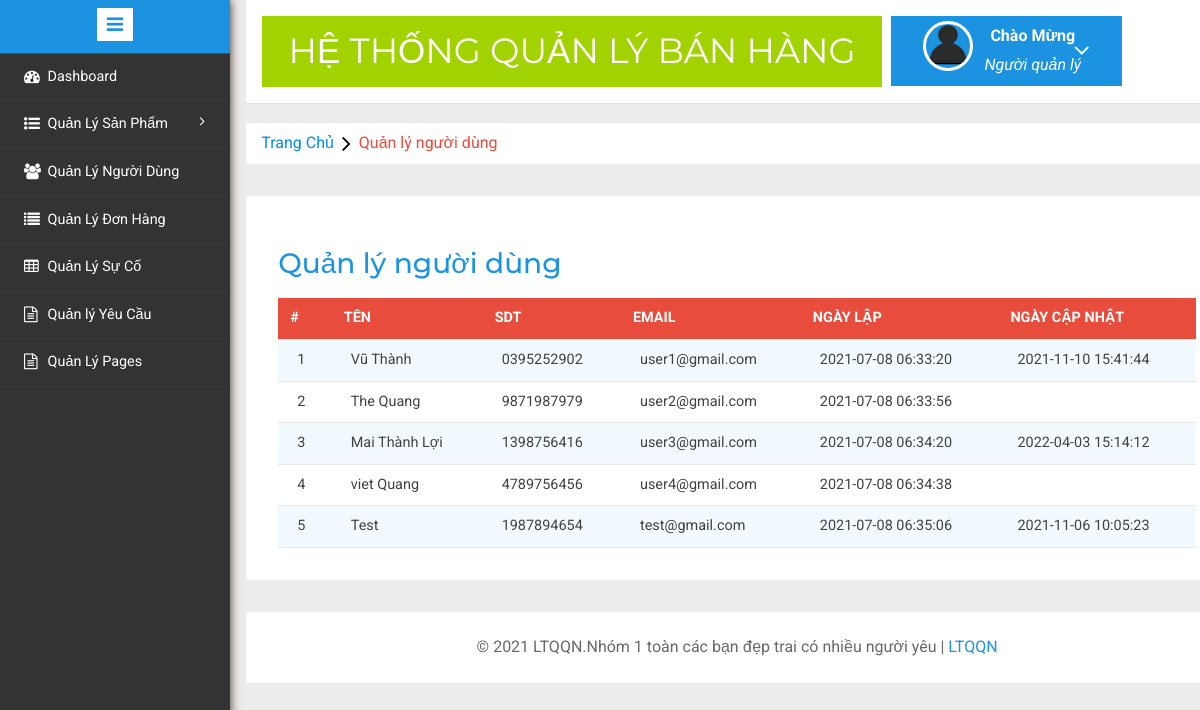
Screenshot of /admin/views/manage-users.php (signed in) with the database file from the repository.
### tables this page shows
CREATE TABLE `tblusers` (
  `id` int(11) NOT NULL,
  `FullName` varchar(100) DEFAULT NULL,
  `MobileNumber` char(10) DEFAULT NULL,
  `EmailId` varchar(70) DEFAULT NULL,
  `Password` varchar(100) DEFAULT NULL,
  `RegDate` timestamp NULL DEFAULT current_timestamp(),
  `UpdationDate` timestamp NULL DEFAULT NULL ON UPDATE current_timestamp()
);

### admin/controllers/ShowUser.php (the view)
<?php
include('../includes/config.php');
$sql = "SELECT * from tblusers";
$query = $dbh->prepare($sql);
$query->execute();
$results = $query->fetchAll(PDO::FETCH_OBJ);
$cnt = 1;
if ($query->rowCount() > 0) {
    foreach ($results as $result) {                ?>
        <tr>
            <td><?php echo htmlentities($cnt); ?></td>
            <td><?php echo htmlentities($result->FullName); ?></td>
            <td><?php echo htmlentities($result->MobileNumber); ?></td>
            <td><?php echo htmlentities($result->EmailId); ?></td>
            <td><?php echo htmlentities($result->RegDate); ?></td>
            <td><?php echo htmlentities($result->UpdationDate); ?></td>
        </tr>
<?php $cnt = $cnt + 1;
    }
} ?>

### admin/css/table-style.css (style rules this page uses)
table tr, table th, table td { border: none; border-bottom: 1px solid #e8e8e8; font-size: .95em; }
table th, table td { padding: 10px 12px; text-align: left; }
table tr td { background: #f3faff; color: #424242; }
table tr:nth-of-type(2n+2) td { background: #ffffff; }

### rows the page displays
tblusers: FullName "Vũ Thành", MobileNumber "0395252902", EmailId "user1@gmail.com", RegDate "2021-07-08 06:33:20", UpdationDate "2021-11-10 15:41:44"
tblusers: FullName "The Quang", MobileNumber "9871987979", EmailId "user2@gmail.com", RegDate "2021-07-08 06:33:56"
tblusers: FullName "Mai Thành Lợi", MobileNumber "1398756416", EmailId "user3@gmail.com", RegDate "2021-07-08 06:34:20", UpdationDate "2022-04-03 15:14:12"
tblusers: FullName "viet Quang", MobileNumber "4789756456", EmailId "user4@gmail.com", RegDate "2021-07-08 06:34:38"
tblusers: FullName "Test", MobileNumber "1987894654", EmailId "test@gmail.com", RegDate "2021-07-08 06:35:06", UpdationDate "2021-11-06 10:05:23"
